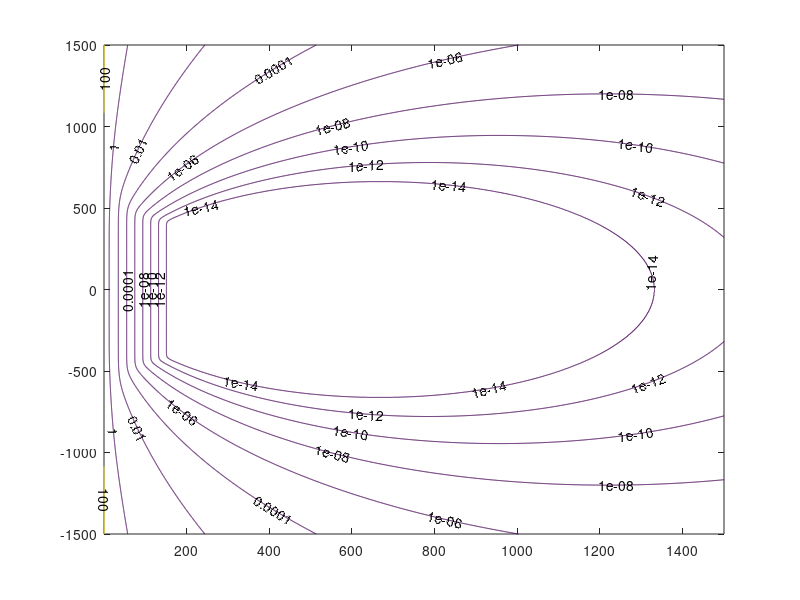
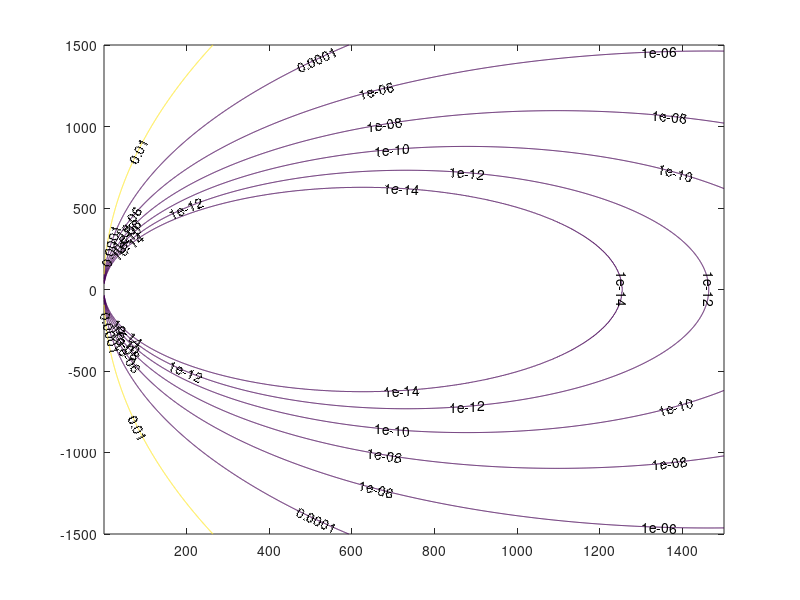

MATLAB code for these plots, in order:
clear;
n=128;
p=1;
a = 1:1500;
b = -1500:1500;
[A,B] = meshgrid(a,b); 
S = A.^2 + B.^2;
Z = exp(-pi^2*A*n^2./(4*p^2*S));
ZZ = 2*exp(-A*(2*p-1)^2/4).*(1+1./p*(2*p-1)*A) + sqrt(pi./sqrt(S))/p.*exp(-pi^2*A*n^2./(4*p^2*S)).*(1 + 2*S*p^2./(n*pi^2*A));

p =-20:2:2;
v = 10.^p;
figure(1);
[C,h]=contour(A,B,ZZ,v);
clabel(C,h);
figure(2);
[C,h]=contour(A,B,Z,v);
clabel(C,h);